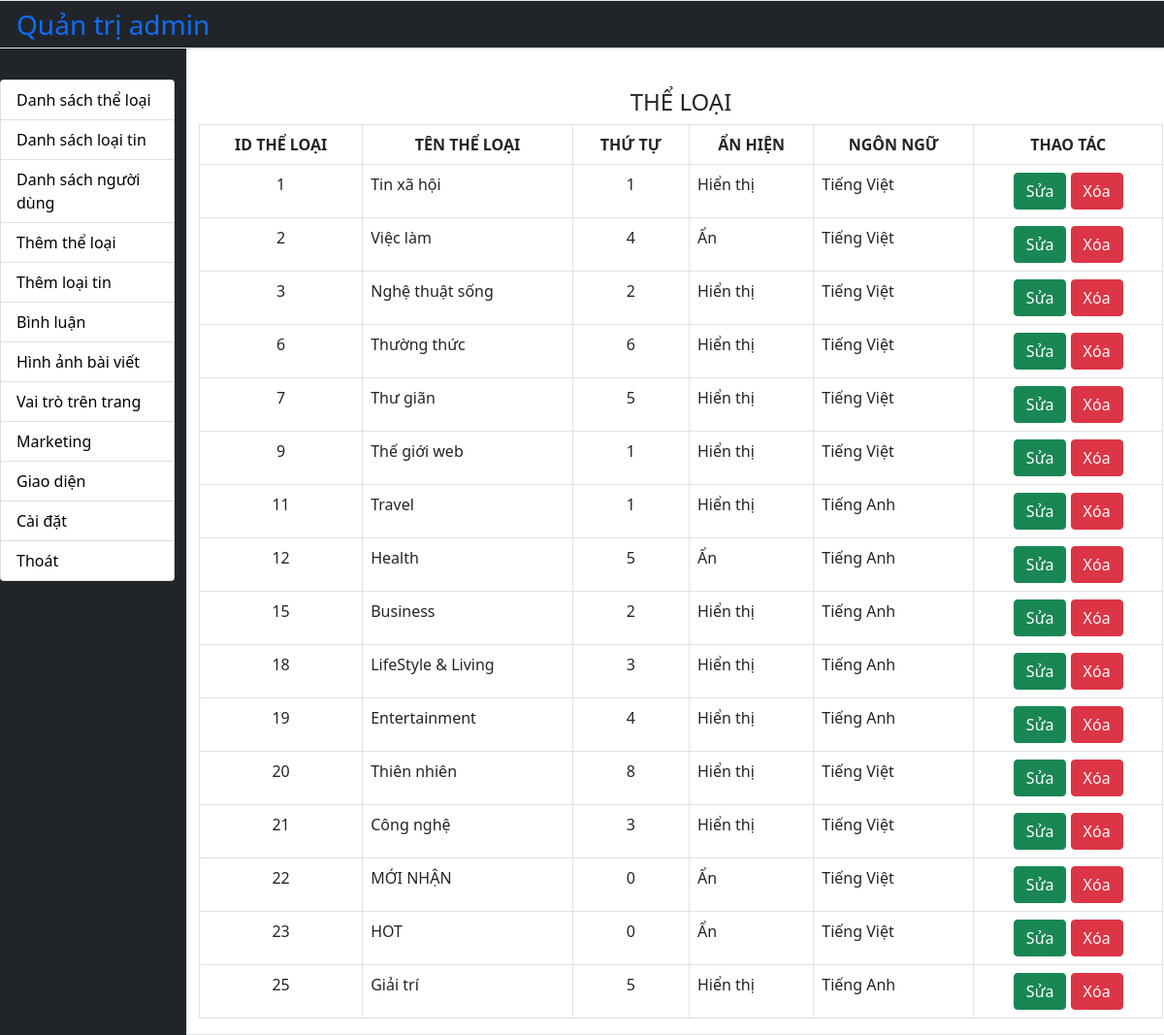
The page /tintuc/quantri/index.php?page=theloai_ds (signed in) on the database its author committed.
### tables this page shows
CREATE TABLE `theloai` (
  `idTL` int(11) NOT NULL,
  `lang` char(2) DEFAULT 'vi',
  `TenTL` varchar(255) NOT NULL DEFAULT '',
  `ThuTu` int(11) DEFAULT 0,
  `AnHien` tinyint(1) DEFAULT 1,
  `HienMenu` tinyint(1) DEFAULT 1
);

### tintuc/quantri/functions.php (called while the page is built, shortened)
<?php
$host = 'localhost';
$dbname = 'php1_news';
$userdb = 'root';
$passdb = '';
$conn = new PDO("mysql:host=$host;dbname=$dbname;charset=utf8", $userdb, $passdb);
$conn->setAttribute(PDO::ATTR_ERRMODE, PDO::ERRMODE_EXCEPTION);
?>
<?php
function laydsTheLoai()
{
    $sql = "SELECT idTL,TenTL, ThuTu, AnHien, lang FROM theloai ORDER BY idTL";
    global $conn;
    $kq = $conn->query($sql);
    return $kq;
}
?>

### tintuc/quantri/theloai_ds.php (the view)
<?php
$listTheLoai = laydsTheLoai();
?>
<link rel="stylesheet" href="https://cdn.jsdelivr.net/npm/bootstrap@5.1.0/dist/css/bootstrap.min.css">
<h4 class="col-10 m-auto p-2 text-center">THỂ LOẠI</h4>
<table class="table table-bordered">
    <tr>
        <th class="text-center">ID THỂ LOẠI</th class="text-center">
        <th class="text-center" >TÊN THỂ LOẠI</th class="text-center">
        <th class="text-center">THỨ TỰ</th class="text-center">
        <th class="text-center">ẨN HIỆN</th class="text-center">
        <th class="text-center">NGÔN NGỮ</th class="text-center">
        <th class="text-center">THAO TÁC</th class="text-center">
    </tr>
    <?php foreach ($listTheLoai as $row) { ?>
        <tr>
            <td class="text-center"><?= $row['idTL'] ?></td>
            <td><?= $row['TenTL'] ?></td>
            <td class="text-center"><?= $row['ThuTu'] ?></td>
            <td><?= ($row['AnHien'] ? "Hiển thị" : "Ẩn") ?></td>
            <td><?= ($row['lang'])=='vi' ? "Tiếng Việt" : "Tiếng Anh" ?></td>
            <td class="text-center">
                <a class="btn btn-success" href="index.php?page=theloai_sua&idTL=<?=$row['idTL']?>">Sửa</a>
                <a class="btn btn-danger" href="theloai_xoa.php?idTL=<?=$row['idTL']?>" onclick="return confirm('Bạn có chắc muốn xóa?')" >Xóa</a>
            </td>
        </tr>
    <?php } ?>
</table>

### tintuc/quantri/index.php (shortened to what this page needs)
<?php
require_once 'functions.php';
if (isset($_GET['page']))
    $page = trim(strip_tags($_GET['page']));
else $page = "";
?>
<!DOCTYPE html>
<html lang="en">
<head>
    <link rel="stylesheet" href="https://cdn.jsdelivr.net/npm/bootstrap@5.1.0/dist/css/bootstrap.min.css">
    <link rel="stylesheet" href="css/style.css">
</head>
<body>
    <header class="row bg-dark border text-white p-auto">
        <a style="text-decoration:none" href="index.php">
            <h3 style="padding-left: 1rem; padding-top:.5rem"> Quản trị admin</h3>
        </a>
        <a href="./index.php">
            <p>Đi đến Trang chủ</p>
        </a>
    </header>
    <div class="row noidung ">
        <aside class="col-2 bg-dark text-white ">
            <ul class="col-12 list-group">
                <li class="list-group-item"><a href="index.php?page=theloai_ds">Danh sách thể loại</a></li>
                <li class="list-group-item"><a href="index.php?page=loaitin_ds">Danh sách loại tin</a></li>
                <li class="list-group-item"><a href="index.php?page=user_ds">Danh sách người dùng</a></li>
                <li class="list-group-item"><a href="index.php?page=theloai_them">Thêm thể loại</a></li>
                <li class="list-group-item"><a href="index.php?page=loaitin_them">Thêm loại tin</a></li>
                <li class="list-group-item"><a href="index.php?page=binhluan_ds">Bình luận</a></li>
                <li class="list-group-item"><a href="index.php?page=hinhanh_ds">Hình ảnh bài viết</a></li>
                <li class="list-group-item"><a href="#">Vai trò trên trang</a></li>
                <li class="list-group-item"><a href="#">Marketing</a></li>
                <li class="list-group-item"><a href="#">Giao diện</a></li>
                <li class="list-group-item"><a href="#">Cài đặt</a></li>
                <li class="list-group-item"><a href="logout.php">Thoát</a></li>
            </ul>
        </aside>
        <main class="col-10 border">
            <?php
            switch ($page) {
                case "theloai_ds":
                    require_once 'theloai_ds.php';
                    break;
            }
            ?>
        </main>
    </div>
</body>
</html>

### tintuc/quantri/index.php (style rules this page uses)
header.row { height: 50px; }
.noidung>aside, .noidung>main { min-height: 100vh; padding-top: 2rem; }
aside { padding-top: 5rem; padding-left: .5rem; }
aside a { text-decoration: none; color: black; }

### rows shown on the page
theloai: idTL "1", TenTL "Tin xã hội", ThuTu "1", AnHien "Hiển thị", lang "Tiếng Việt"
theloai: idTL "2", TenTL "Việc làm", ThuTu "4", AnHien "Ẩn", lang "Tiếng Việt"
theloai: idTL "3", TenTL "Nghệ thuật sống", ThuTu "2", AnHien "Hiển thị", lang "Tiếng Việt"
theloai: idTL "6", TenTL "Thường thức", ThuTu "6", AnHien "Hiển thị", lang "Tiếng Việt"
theloai: idTL "7", TenTL "Thư giãn", ThuTu "5", AnHien "Hiển thị", lang "Tiếng Việt"
theloai: idTL "9", TenTL "Thế giới web", ThuTu "1", AnHien "Hiển thị", lang "Tiếng Việt"
theloai: idTL "11", TenTL "Travel", ThuTu "1", AnHien "Hiển thị", lang "Tiếng Anh"
theloai: idTL "12", TenTL "Health", ThuTu "5", AnHien "Ẩn", lang "Tiếng Anh"
theloai: idTL "15", TenTL "Business", ThuTu "2", AnHien "Hiển thị", lang "Tiếng Anh"
theloai: idTL "18", TenTL "LifeStyle & Living", ThuTu "3", AnHien "Hiển thị", lang "Tiếng Anh"
theloai: idTL "19", TenTL "Entertainment", ThuTu "4", AnHien "Hiển thị", lang "Tiếng Anh"
theloai: idTL "20", TenTL "Thiên nhiên", ThuTu "8", AnHien "Hiển thị", lang "Tiếng Việt"
theloai: idTL "21", TenTL "Công nghệ", ThuTu "3", AnHien "Hiển thị", lang "Tiếng Việt"
theloai: idTL "22", TenTL "MỚI NHẬN", ThuTu "0", AnHien "Ẩn", lang "Tiếng Việt"
theloai: idTL "23", TenTL "HOT", ThuTu "0", AnHien "Ẩn", lang "Tiếng Việt"
theloai: idTL "25", TenTL "Giải trí", ThuTu "5", AnHien "Hiển thị", lang "Tiếng Anh"
